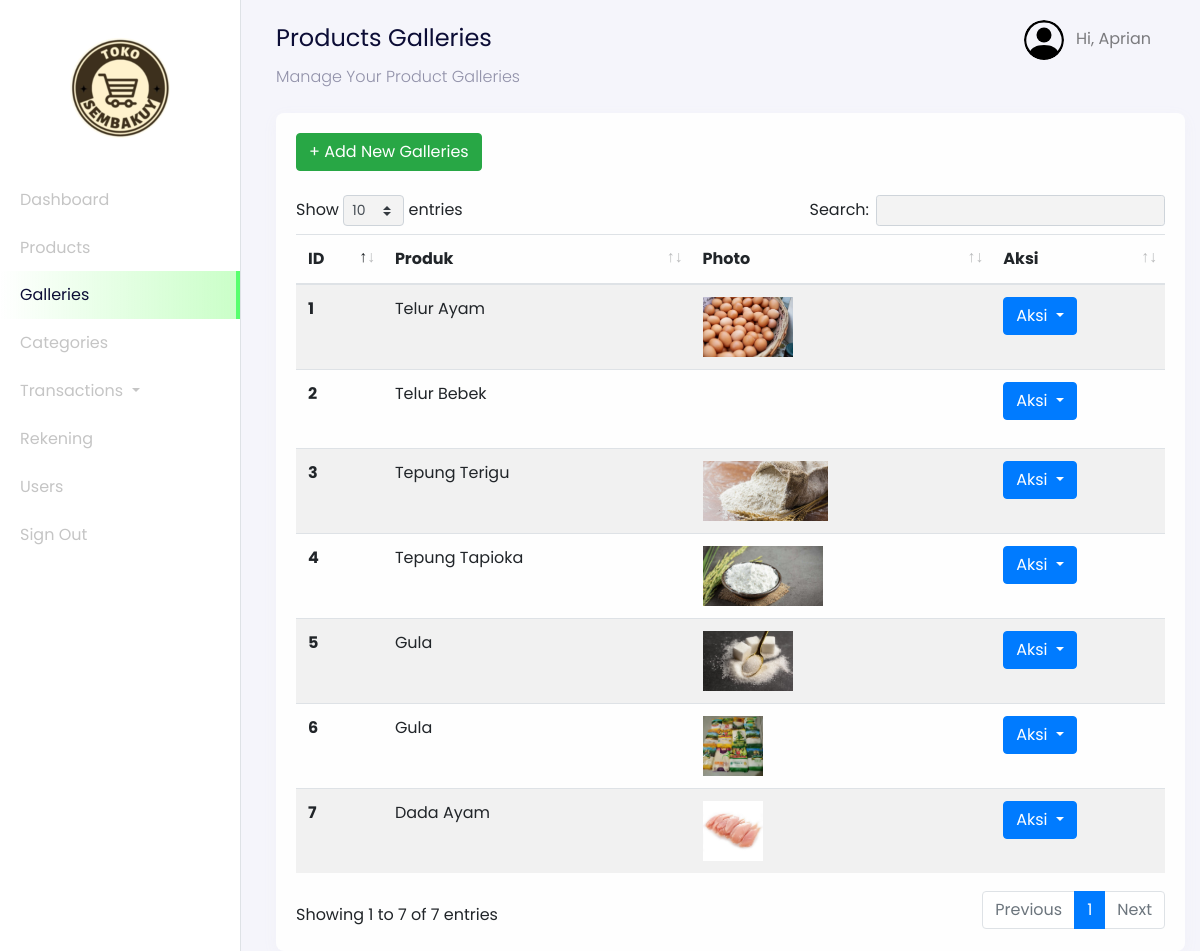
The app's page /admin?page=galleries (signed in) with its own data.
### tables this page shows
CREATE TABLE `users` (
  `id_user` int(11) NOT NULL,
  `name` varchar(255) NOT NULL,
  `email` varchar(255) NOT NULL,
  `password` varchar(255) NOT NULL,
  `address` text DEFAULT NULL,
  `phone_number` varchar(255) NOT NULL,
  `postal_code` varchar(191) NOT NULL,
  `roles` varchar(255) NOT NULL
);

CREATE TABLE `products_galleries` (
  `id_gallery` int(11) NOT NULL,
  `photos` varchar(255) NOT NULL,
  `product_id` int(11) NOT NULL
);

CREATE TABLE `products` (
  `id_product` int(11) NOT NULL,
  `product_name` varchar(255) NOT NULL,
  `unit` int(11) NOT NULL,
  `price` varchar(255) NOT NULL,
  `descriptions` text NOT NULL,
  `category_id` int(11) NOT NULL,
  `stock` varchar(255) NOT NULL
);

### config/config.php (called while the page is built, shortened)
<?php
$host = 'localhost';
$user = 'root';
$password = '';
$dbname = 'imk_tugas';
$conn = mysqli_connect($host, $user, $password, $dbname);
function query($query)
{
    global $conn;
    $result = mysqli_query($conn, $query);
    $rows = [];
    while ($row = mysqli_fetch_assoc($result)) {
        $rows[] = $row;
    }
    return $rows;
}
?>

### admin/dashboard-galleries.php (the view, shortened to what this page needs)
<nav
  class="navbar navbar-expand-lg navbar-light navbar-store fixed-top"
  data-aos="fade-down"
>
  <div class="container-fluid">
    <div class="collpase navbar-collapse" id="navbarResponsive">
      <ul class="navbar-nav d-none d-lg-flex ml-auto">
        <li class="nav-item dropdown">
          <a
            href="#"
            class="nav-link"
            id="navbarDropdown"
            role="button"
            data-toggle="dropdown"
          >
            <img
              src="../assets/images/person-circle.svg"
              alt="profile"
              height="40px"
              class="rounded-circle mr-2 profile-picture"
            />
            <?php
              $id_user = $_SESSION['user'];
              $user = query("SELECT * FROM users WHERE id_user = $id_user")[0];
            ?>
            Hi, <?= $user["name"]; ?>
          </a>
        </li>
      </ul>
    </div>
  </div>
</nav>
<div class="section-content section-dashboard-home" data-aos="fade-up">
  <div class="container-fluid">
    <div class="dashboard-heading">
      <h2 class="dashboard-title">Products Galleries</h2>
      <p class="dashboard-subtitle">Manage Your Product Galleries</p>
    </div>
    <div class="dashboard-content">
      <div class="row mt-4">
        <div class="col-12">
          <div class="card">
            <div class="card-body">
              <div class="row mb-4">
                <div class="col-12">
                <a href="?page=galleries-create" class="btn btn-success">
                  + Add New Galleries
                </a>
                </div>
              </div>
              <div class="row">
                <div class="col-12">
                  <div class="table-responsive">
                    <table class="table table-striped table-hover w-100" id="table">
                      <thead>
                        <tr>
                          <th scope="col">ID</th>
                          <th scope="col">Produk</th>
                          <th scope="col">Photo</th>
                          <th scope="col">Aksi</th>
                        </tr>
                      </thead>
                      <tbody>
                        <?php
                          $no = 1;
                          $galleries = query("SELECT * FROM products_galleries INNER JOIN products ON products_galleries.product_id = products.id_product");
                        ?>
                        <?php foreach ($galleries as $gallery) : ?>
                          <tr>
                            <th scope="row" style="width: 10%;"><?= $no; ?></th>
                            <td><?= $gallery["product_name"]; ?></td>
                            <td><img src="../assets/images/<?= $gallery["photos"]; ?>" style="max-height: 60px;" alt=""></td>
                            <td style="width: 20%;">
                              <div class="dropdown">
                                <button class="btn btn-primary dropdown-toggle" type="button" id="dropdownMenuButton" data-toggle="dropdown" aria-haspopup="true" aria-expanded="false">
                                  Aksi
                                </button>
                                <div class="dropdown-menu" aria-labelledby="dropdownMenuButton">
                                  <a class="dropdown-item" onclick="return confirm('Apakah Ingin Menghapus Gallery Ini ?')" href="?page=galleries-delete&id=<?= $gallery["id_gallery"]; ?>">Delete</button>
                                </div>
                              </div>
                            </td>
                          </tr>
                          <?php $no++ ?>
                        <?php endforeach;?>
                      </tbody>
                    </table>
                  </div>
                </div>
              </div>
            </div>
          </div>
        </div>
      </div>
    </div>
  </div>
</div>

### records on screen
users: name "Aprian"
products_galleries: product.product_name "Telur Ayam", photos (picture)
products_galleries: product.product_name "Telur Bebek"
products_galleries: product.product_name "Tepung Terigu", photos (picture)
products_galleries: product.product_name "Tepung Tapioka", photos (picture)
products_galleries: product.product_name "Gula", photos (picture)
products_galleries: product.product_name "Gula", photos (picture)
products_galleries: product.product_name "Dada Ayam", photos (picture)
